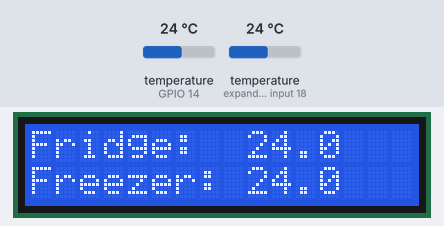
A sketch run on a simulated ESP8266 (NodeMCU). Parts: 16×2 character LCD. The inputs (shaded band) are chosen by the test bench; at power-on: temperature (sensors on GPIO 14, expander input 18) 24 °C. WiFi joins after 1.5 s; servers stay silent unless stated; random numbers use the default seed unless the sketch sets one; no MQTT or app messages arrive unless stated; what the sketch prints to the serial monitor is not drawn.

Above: at 1.8 s.

The sketch:

esp8266_freezer_sensor.ino
```cpp
#include <DallasTemperature.h>
#include <ESP8266WiFi.h>
#include <LiquidCrystal_PCF8574.h>
#include <OneWire.h>
#include <PubSubClient.h>
#include <Wire.h>

#define DEBUG  // uncomment to remove serial debug printing
#include "debug.h"

#define ONE_WIRE_BUS 14  // DS18B20 sensors (a 4.7K pullup is necessary)
#define TEMPERATURE_PRECISION 9
#define MQTT_MSG_BUFFER_SIZE  (50)

const unsigned long MEASUREMENT_INTERVAL = 15 * 1000;  // 15 seconds
const unsigned long PUBLISH_INTERVAL = 2 * 60 * 1000;  // 2 minutes

// DS18B20
DeviceAddress fridgeSensor = { 0x28, 0x0E, 0x53, 0x16, 0xA8, 0x01, 0x3C, 0xED};
DeviceAddress freezerSensor = { 0x28, 0x2B, 0x2A, 0x16, 0xA8, 0x01, 0x3C, 0x2E};
float fridgeMeasurement = -273.15;
float freezerMeasurement = -273.15;
unsigned long previousMeasurementMillis = MEASUREMENT_INTERVAL; // begin measuring immediately
unsigned long previousPublishMillis = 0;
OneWire oneWire(ONE_WIRE_BUS);
DallasTemperature sensors(&oneWire);

// LCD
LiquidCrystal_PCF8574 lcd(0x27);
char lcdData[16];

// WiFi
const char* ssid = "";
const char* password = "";
WiFiClient espClient;

// MQTT
PubSubClient client(espClient);
char mqttMessage[MQTT_MSG_BUFFER_SIZE];
const char* mqttServer = "";
const char* mqttUsername = "";
const char* mqttPassword = "";
const char* mqttFridgeStateTopic = "homeassistant/sensor/sensorFridgeTemperature/state";
const char* mqttFreezerStateTopic = "homeassistant/sensor/sensorFreezerTemperature/state";

void setupDallasSensors() {
  sensors.begin();
  sensors.setResolution(fridgeSensor, TEMPERATURE_PRECISION);
  sensors.setResolution(freezerSensor, TEMPERATURE_PRECISION);
}

void setupSerial() {
  #ifdef DEBUG
  Serial.begin(115200);
  delay(10);
  Serial.println();
  #endif
}

void setupLCD() {
  lcd.begin(16, 2);  // 16x2 LCD
  lcd.setBacklight(255);
}

void setupWifi() {
  delay(10);
  DEBUG2("Connecting to ", ssid);
  WiFi.mode(WIFI_STA);  // make sure ESP8266 does not advertise an AP
  WiFi.begin(ssid, password);
  while (WiFi.status() != WL_CONNECTED) {
    delay(500);
  }
  randomSeed(micros());
  DEBUG("WiFi connected");
  DEBUG2("IP address: ", WiFi.localIP());
}

void setupMQTT() {
  client.setServer(mqttServer, 1883);
}

void reconnectMQTT() {
  // Loop until we're reconnected
  // TODO: LCD stops updating if MQTT connection is lost - make this "async" with millis intervals
  while (!client.connected()) {
    DEBUG("Attempting MQTT connection...");
    // Create a random client ID
    String clientId = "ESP8266Client-";
    clientId += String(random(0xffff), HEX);
    // Attempt to connect
    if (client.connect(clientId.c_str(), mqttUsername, mqttPassword)) {
      DEBUG("connected");
    } else {
      DEBUG3("failed, rc=", client.state(), "try again in 5 seconds");
      // Wait 5 seconds before retrying
      delay(5000);
    }
  }
}

void publishMeasurementsMQTT() {
  if (fridgeMeasurement > DEVICE_DISCONNECTED_C) {
    snprintf(mqttMessage, MQTT_MSG_BUFFER_SIZE, "%0.1f", fridgeMeasurement);
    DEBUG4("Publish message:", mqttMessage, "in topic:", mqttFridgeStateTopic);
    client.publish(mqttFridgeStateTopic, mqttMessage);
  }
  if (freezerMeasurement > DEVICE_DISCONNECTED_C) {
    snprintf(mqttMessage, MQTT_MSG_BUFFER_SIZE, "%0.1f", freezerMeasurement);
    DEBUG4("Publish message:", mqttMessage, "in topic:", mqttFreezerStateTopic);
    client.publish(mqttFreezerStateTopic, mqttMessage);
  }
}

void lcdPrintMeasurements() {
  if (fridgeMeasurement > DEVICE_DISCONNECTED_C) {
    snprintf(lcdData, 16, "Fridge:  %.1f", fridgeMeasurement);
  } else {
    snprintf(lcdData, 16, "Fridge:  ...");
  }
  lcd.setCursor(0, 0);
  lcd.print(lcdData);

  if (freezerMeasurement > DEVICE_DISCONNECTED_C) {
    snprintf(lcdData, 16, "Freezer: %.1f", freezerMeasurement);
  } else {
    snprintf(lcdData, 16, "Freezer:  ...");
  }
  lcd.setCursor(0, 1);
  lcd.print(lcdData);
}

float getTemperature(DeviceAddress deviceAddress) {
  float tempC = sensors.getTempC(deviceAddress);
  if (tempC == DEVICE_DISCONNECTED_C) {
    DEBUG("Error: Could not read temperature data");
  }
  DEBUG2("Temp C: ", tempC);
  return tempC;
}

void setup() {
  setupSerial();
  setupDallasSensors();
  setupWifi();
  setupMQTT();
  setupLCD();
}

void loop() {
  // MQTT connection keepalive
  if (!client.connected()) {
    reconnectMQTT();
  }
  client.loop();

  // measure
  unsigned long currentMillis = millis();
  if ((unsigned long)(currentMillis - previousMeasurementMillis) >= MEASUREMENT_INTERVAL) {
    sensors.requestTemperatures();
    fridgeMeasurement = getTemperature(fridgeSensor);
    freezerMeasurement = getTemperature(freezerSensor);
    lcdPrintMeasurements();
    previousMeasurementMillis = millis();
  }

  // publish
  currentMillis = millis();
  if ((unsigned long)(currentMillis - previousPublishMillis) >= PUBLISH_INTERVAL) {
    publishMeasurementsMQTT();
    previousPublishMillis = millis();
  }
}
```

debug.h
```cpp
  #ifdef DEBUG
    #define DEBUG4(x,y,z,a) Serial.print(x);Serial.print(" ");Serial.print(y);Serial.print(" ");Serial.print(z);Serial.print(" ");Serial.println (a)
    #define DEBUG3(x,y,z) Serial.print(x);Serial.print(" ");Serial.print(y);Serial.print(" ");Serial.println (z)
    #define DEBUG2(y,z) Serial.print(y);Serial.print(" ");Serial.println(z)
    #define DEBUG(z) Serial.println(z)
    #define DEBUGln  Serial.println("")
  #else
    #define DEBUG4(x,y,z,a)
    #define DEBUG3(x,y,z)
    #define DEBUG2(x,y)
    #define DEBUG(x)
    #define DEBUGln
  #endif
```
